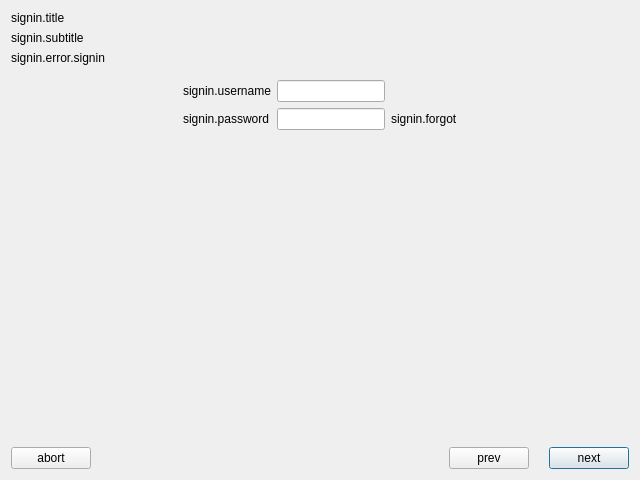
<?xml version="1.0" encoding="UTF-8"?>
<ui version="4.0">
 <class>signInPage</class>
 <widget class="SignInPage" name="signInPage">
  <property name="geometry">
   <rect>
    <x>0</x>
    <y>0</y>
    <width>640</width>
    <height>480</height>
   </rect>
  </property>
  <layout class="QVBoxLayout" name="verticalLayout">
   <item>
    <layout class="QHBoxLayout" name="horizontalLayout">
     <item>
      <widget class="QLabel" name="title">
       <property name="text">
        <string>signin.title</string>
       </property>
       <property name="LPCText" stdset="0">
        <string>signin.title</string>
       </property>
      </widget>
     </item>
    </layout>
   </item>
   <item>
    <widget class="QLabel" name="label">
     <property name="text">
      <string>signin.subtitle</string>
     </property>
     <property name="LPCText" stdset="0">
      <string>signin.subtitle</string>
     </property>
    </widget>
   </item>
   <item>
    <widget class="QLabel" name="error">
     <property name="text">
      <string>signin.error.signin</string>
     </property>
     <property name="openExternalLinks">
      <bool>true</bool>
     </property>
     <property name="LPCText" stdset="0">
      <string>signin.error.signin</string>
     </property>
     <property name="LPCTags" stdset="0">
      <stringlist>
       <string>Error</string>
      </stringlist>
     </property>
    </widget>
   </item>
   <item>
    <layout class="QHBoxLayout" name="horizontalLayout_4">
     <item>
      <spacer name="horizontalSpacer_3">
       <property name="orientation">
        <enum>Qt::Horizontal</enum>
       </property>
       <property name="sizeHint" stdset="0">
        <size>
         <width>40</width>
         <height>20</height>
        </size>
       </property>
      </spacer>
     </item>
     <item>
      <widget class="QFrame" name="signinFrame">
       <property name="LPCTags" stdset="0">
        <stringlist>
         <string>BGFrame</string>
        </stringlist>
       </property>
       <layout class="QHBoxLayout" name="horizontalLayout_3">
        <item>
         <layout class="QGridLayout" name="gridLayout">
          <item row="0" column="0">
           <widget class="QLabel" name="label_3">
            <property name="text">
             <string>signin.username</string>
            </property>
            <property name="LPCText" stdset="0">
             <string>signin.username</string>
            </property>
            <property name="LPCTags" stdset="0">
             <stringlist>
              <string>Bold</string>
             </stringlist>
            </property>
           </widget>
          </item>
          <item row="1" column="0">
           <widget class="QLabel" name="label_2">
            <property name="text">
             <string>signin.password</string>
            </property>
            <property name="LPCText" stdset="0">
             <string>signin.password</string>
            </property>
            <property name="LPCTags" stdset="0">
             <stringlist>
              <string>Bold</string>
             </stringlist>
            </property>
           </widget>
          </item>
          <item row="0" column="1">
           <widget class="QLineEdit" name="username">
            <property name="text">
             <string/>
            </property>
           </widget>
          </item>
          <item row="1" column="1">
           <widget class="QLineEdit" name="password">
            <property name="text">
             <string/>
            </property>
            <property name="echoMode">
             <enum>QLineEdit::Password</enum>
            </property>
           </widget>
          </item>
          <item row="1" column="2">
           <widget class="QLabel" name="forgot">
            <property name="text">
             <string>signin.forgot</string>
            </property>
            <property name="openExternalLinks">
             <bool>true</bool>
            </property>
            <property name="LPCText" stdset="0">
             <string>signin.forgot</string>
            </property>
            <property name="LPCTags" stdset="0">
             <stringlist>
              <string>SingleLine</string>
             </stringlist>
            </property>
           </widget>
          </item>
         </layout>
        </item>
       </layout>
      </widget>
     </item>
     <item>
      <spacer name="horizontalSpacer_2">
       <property name="orientation">
        <enum>Qt::Horizontal</enum>
       </property>
       <property name="sizeHint" stdset="0">
        <size>
         <width>40</width>
         <height>20</height>
        </size>
       </property>
      </spacer>
     </item>
    </layout>
   </item>
   <item>
    <spacer name="verticalSpacer">
     <property name="orientation">
      <enum>Qt::Vertical</enum>
     </property>
     <property name="sizeHint" stdset="0">
      <size>
       <width>20</width>
       <height>40</height>
      </size>
     </property>
    </spacer>
   </item>
   <item>
    <layout class="QHBoxLayout" name="horizontalLayout_2">
     <property name="spacing">
      <number>20</number>
     </property>
     <item>
      <widget class="QPushButton" name="abort">
       <property name="text">
        <string>abort</string>
       </property>
       <property name="LPCText" stdset="0">
        <string>abort</string>
       </property>
      </widget>
     </item>
     <item>
      <spacer name="horizontalSpacer">
       <property name="orientation">
        <enum>Qt::Horizontal</enum>
       </property>
       <property name="sizeHint" stdset="0">
        <size>
         <width>40</width>
         <height>20</height>
        </size>
       </property>
      </spacer>
     </item>
     <item>
      <widget class="QPushButton" name="prev">
       <property name="text">
        <string>prev</string>
       </property>
       <property name="autoDefault">
        <bool>true</bool>
       </property>
       <property name="LPCText" stdset="0">
        <string>prev</string>
       </property>
      </widget>
     </item>
     <item>
      <widget class="QPushButton" name="next">
       <property name="text">
        <string>next</string>
       </property>
       <property name="autoDefault">
        <bool>true</bool>
       </property>
       <property name="default">
        <bool>true</bool>
       </property>
       <property name="LPCText" stdset="0">
        <string>next</string>
       </property>
      </widget>
     </item>
    </layout>
   </item>
  </layout>
 </widget>
 <customwidgets>
  <customwidget>
   <class>SignInPage</class>
   <extends>QWidget</extends>
   <header>signinpage.h</header>
   <container>1</container>
  </customwidget>
 </customwidgets>
 <resources/>
 <connections>
  <connection>
   <sender>prev</sender>
   <signal>clicked()</signal>
   <receiver>signInPage</receiver>
   <slot>prevPage()</slot>
   <hints>
    <hint type="sourcelabel">
     <x>511</x>
     <y>458</y>
    </hint>
    <hint type="destinationlabel">
     <x>319</x>
     <y>239</y>
    </hint>
   </hints>
  </connection>
  <connection>
   <sender>next</sender>
   <signal>clicked()</signal>
   <receiver>signInPage</receiver>
   <slot>nextPage()</slot>
   <hints>
    <hint type="sourcelabel">
     <x>592</x>
     <y>458</y>
    </hint>
    <hint type="destinationlabel">
     <x>319</x>
     <y>239</y>
    </hint>
   </hints>
  </connection>
  <connection>
   <sender>abort</sender>
   <signal>clicked()</signal>
   <receiver>signInPage</receiver>
   <slot>gotoMainPage()</slot>
   <hints>
    <hint type="sourcelabel">
     <x>47</x>
     <y>458</y>
    </hint>
    <hint type="destinationlabel">
     <x>319</x>
     <y>239</y>
    </hint>
   </hints>
  </connection>
 </connections>
</ui>
